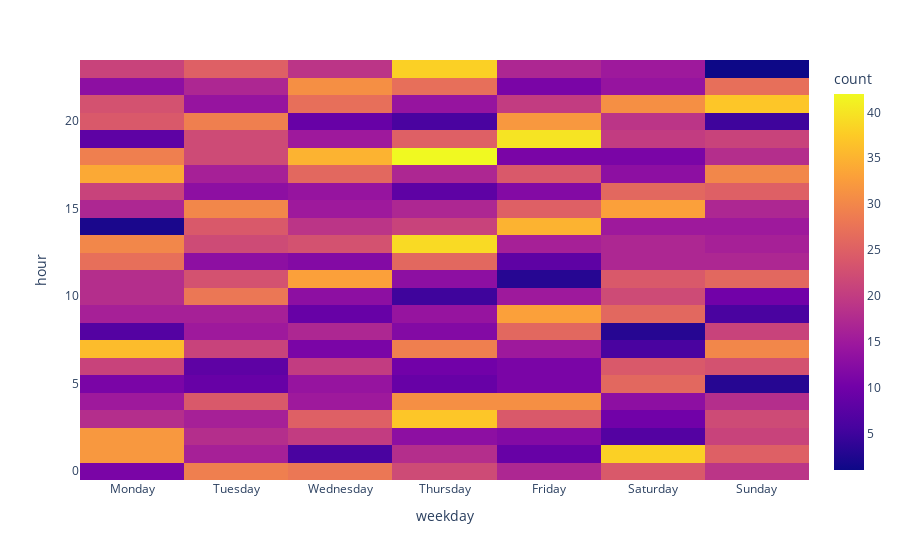

Notebook code cell kept with this figure:
### Markdown cell above
### Posting schedule on topic Cooking

### Code cell
fig = px.density_heatmap(
    df_unique_content_ck,
    x='weekday',
    y='hour',
    z='toot_id',
    histfunc='count',
    nbinsy=24
)
order = ['Monday','Tuesday','Wednesday','Thursday','Friday','Saturday','Sunday']

fig.update_xaxes(categoryorder='array', categoryarray=order)

fig.show()

### Figure 1 — Plotly figure (JSON) as saved in the notebook; plotly's stock layout.template omitted (floating-point values rounded to 4 significant figures; data arrays with more than 128 entries replaced by an {"elided": "..."} marker saying what was removed)
{"data": [{"coloraxis": "coloraxis", "histfunc": "count", "hovertemplate": "weekday=%{x}<br>hour=%{y}<br>count=%{z}<extra></extra>", "name": "", "nbinsy": 24, "type": "histogram2d", "x": {"elided": "3268 str values"}, "xaxis": "x", "xbingroup": "x", "y": {"elided": "3268 int values"}, "yaxis": "y", "ybingroup": "y", "z": {"elided": "3268 int values"}}], "layout": {"coloraxis": {"colorbar": {"title": {"text": "count"}}, "colorscale": [[0, "#0d0887"], [0.1111, "#46039f"], [0.2222, "#7201a8"], [0.3333, "#9c179e"], [0.4444, "#bd3786"], [0.5556, "#d8576b"], [0.6667, "#ed7953"], [0.7778, "#fb9f3a"], [0.8889, "#fdca26"], [1, "#f0f921"]]}, "legend": {"tracegroupgap": 0}, "margin": {"t": 60}, "xaxis": {"anchor": "y", "categoryarray": ["Monday", "Tuesday", "Wednesday", "Thursday", "Friday", "Saturday", "Sunday"], "categoryorder": "array", "domain": [0, 1], "title": {"text": "weekday"}}, "yaxis": {"anchor": "x", "domain": [0, 1], "title": {"text": "hour"}}}}
